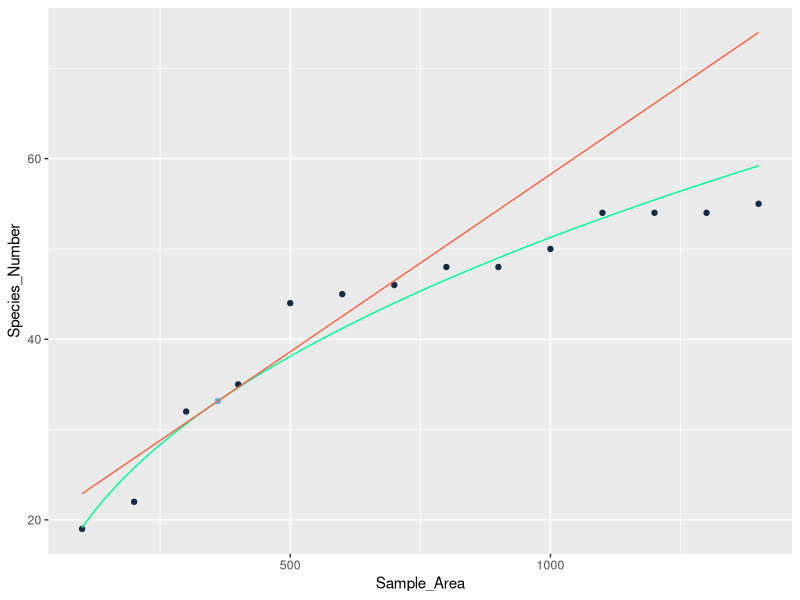

This figure's R source:
m_forest <- read.table(header = TRUE, text = "
Sample_Area Species_Number IM
100 19 0
200 22 0
300 32 0
361.0110 33.1555 1
400 35 0
500 44 0
600 45 0
700 46 0
800 48 0
900 48 0
1000 50 0
1100 54 0
1200 54 0
1300 54 0
1400 55 0
")
attach(m_forest)
names(m_forest)

formation<-function(x){
  return(2.670238*x^0.42776)
}

formation2<-function(x){
  return(0.03928571*x+18.97293)  
}

library(ggplot2)
ggplot(data = m_forest) + 
  geom_point(mapping = aes(x = Sample_Area, y = Species_Number, colour = IM)) +
  stat_function(fun = formation, colour="MediumSpringGreen") +
  stat_function(fun = formation2, colour="Tomato") +
  theme(legend.position = "none")


